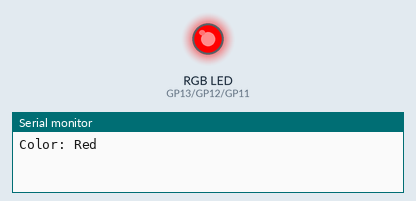
Recording of a sketch running on a simulated Raspberry Pi Pico. On the bench: an RGB LED mixed from three pins (HIGH = lit), the last lines printed to the serial monitor.

Above: at 0.7 s.
At 3.7 s:
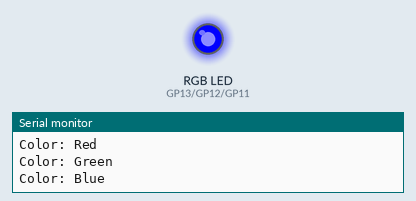
At 5.2 s:
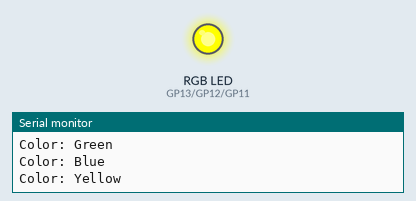
At 6.7 s:
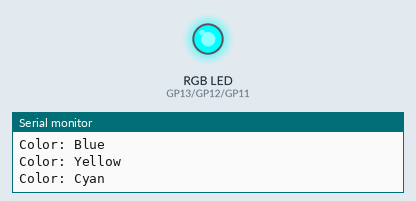
At 9.7 s:
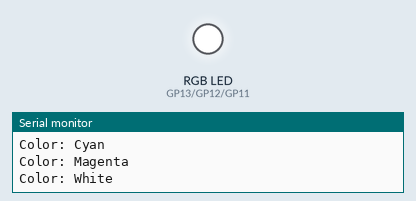
At 12.7 s:
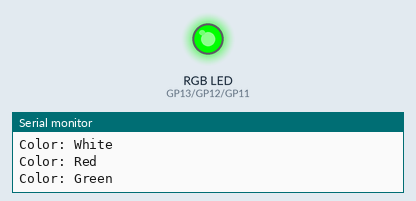
Timing chart, 0 to 13.7 s (numbered marks = the images above):
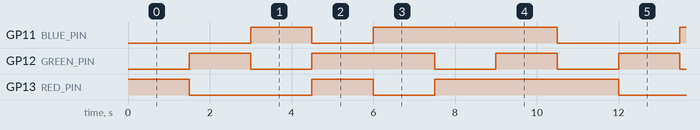

Measured:
- by itself, GP11 (BLUE_PIN): repeats every 10.5 s: LOW 1.5 s, HIGH 4.5 s, LOW 3.0 s, HIGH 1.5 s
- by itself, GP12 (GREEN_PIN): repeats every 10.5 s: LOW 1.5 s, HIGH 3.0 s, 2 × (LOW 1.5 s, HIGH 1.5 s)
- by itself, GP13 (RED_PIN): repeats every 10.5 s: LOW 3.0 s, HIGH 1.5 s, LOW 1.5 s, HIGH 4.5 s

The sketch:

sketch.ino
```cpp
// ------------------------------------------------------------
// Project 07 - RGB LED Controller
// Mix any color from Red, Green and Blue using PWM.
//
// Wiring (RGB LED set to COMMON CATHODE, COM -> GND):
//   R pin -> 220 ohm -> GP13 (Physical Pin 17)
//   G pin -> 220 ohm -> GP12 (Physical Pin 16)
//   B pin -> 220 ohm -> GP11 (Physical Pin 15)
//   COM   -----------------> GND  (Physical Pin 3)
// ------------------------------------------------------------

const int RED_PIN   = 13;   // GP13, physical pin 17
const int GREEN_PIN = 12;   // GP12, physical pin 16
const int BLUE_PIN  = 11;   // GP11, physical pin 15

void setup() {
  pinMode(RED_PIN, OUTPUT);
  pinMode(GREEN_PIN, OUTPUT);
  pinMode(BLUE_PIN, OUTPUT);
  Serial.begin(115200);
}

// Set a color: each channel is 0 (off) to 255 (full brightness).
void setColor(int red, int green, int blue) {
  analogWrite(RED_PIN, red);
  analogWrite(GREEN_PIN, green);
  analogWrite(BLUE_PIN, blue);
}

void showColor(const char* name, int r, int g, int b) {
  setColor(r, g, b);
  Serial.print("Color: ");
  Serial.println(name);
  delay(1500);                 // hold the color for 1.5 seconds
}

void loop() {
  showColor("Red",       255,   0,   0);
  showColor("Green",       0, 255,   0);
  showColor("Blue",        0,   0, 255);
  showColor("Yellow",    255, 255,   0);   // red + green
  showColor("Cyan",        0, 255, 255);   // green + blue
  showColor("Magenta",   255,   0, 255);   // red + blue
  showColor("White",     255, 255, 255);   // all together
}
```
